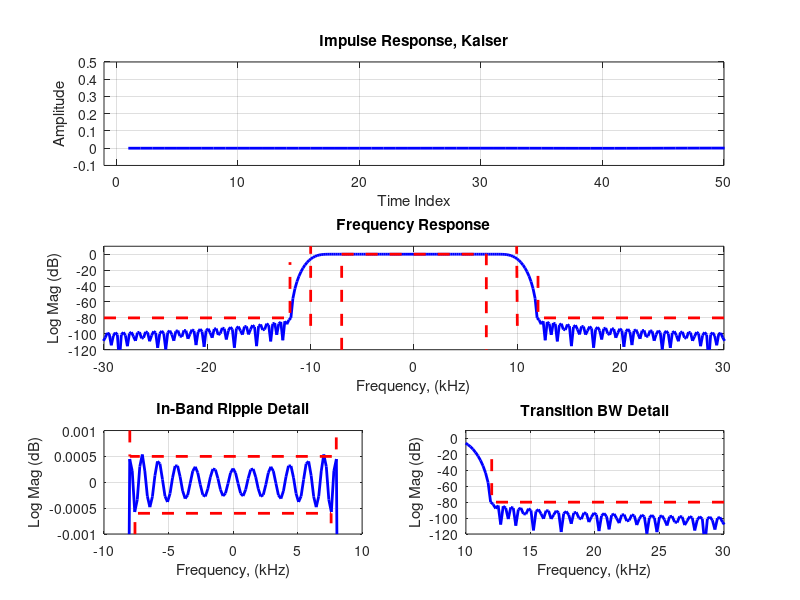

Source code (MATLAB):
fs = 200; 
f1 = 8; 
f2 = 12; 
A_dB = 80;

Beta = A_dB/10; %if A_dB < 40 dB have to reduce Beta
N=(fs/(f2-f1))*(A_dB/15); 
M = floor((fs/(f2-f1))*A_dB/15); %For windowed design, A_dB/22

if rem(M,2)==0 %we want N to be an odd integer 
    M=M+1;  
end

MM=(M-1)/2; %Compute end points of array interval, NN
phi=2*pi*(-MM:MM)*(f1+f2)/(2*fs); %compute phase argument of sinc filter
 
h=sin(phi)./phi; %unscaled sinc filter h
h(MM+1)=1; %correct failed 0/0 computation
h0=h.*kaiser(2*MM+1,Beta)'; %Apply window to obtain Stopband Ripple
h1=h0*(f2+f1)/fs; %Scale filter gain f0/fs

figure(201)
subplot(3,1,1)
plot(h1,'b','linewidth',2)
grid on
axis([-1 50 -0.1 0.5])
title('Impulse Response, Kaiser')
xlabel('Time Index')
ylabel('Amplitude')

fh=fftshift(20*log10(abs(fft(h1,1024))));

subplot(3,1,2)
plot([-0.5:1/1024:0.5-1/1024]*fs,fh,'b','linewidth',2)
hold on
plot([-7 -7 +7 +7],[-200 0 0 -200],'--r','linewidth',2) %box 
plot([10 10 -10],[-90 -90 30000],'--r','linewidth',2)
plot([-10 -10 -10],[-90 -90 30000],'--r','linewidth',2)
plot([-30 -12 -12],[-80 -80 -10],'--r','linewidth',2) %left L 
plot([+30 +12 +12],[-80 -80 -20],'--r','linewidth',2) %right L
hold off
grid on
axis([-30 +30 -120 10])
title('Frequency Response')
xlabel('Frequency, (kHz)')
ylabel('Log Mag (dB)')

subplot(3,2,5)
plot([-0.5:1/1024:0.5-1/1024]*fs,fh,'b','linewidth',2)
hold on
plot([-7.6 -7.6 7.6 7.6],[-0.1 -0.0006 -0.0006 -0.1],'--r','linewidth',2) %first box is the length, second is the position, [ | _ _ | ] 
plot([-8 -8 8 8],[+0.1 +0.0005 +0.0005 +0.1],'--r','linewidth',2)
hold off
grid on
axis([-10 +10 -0.0010 0.0010])
title('In-Band Ripple Detail')
xlabel('Frequency, (kHz)')
ylabel('Log Mag (dB)')

subplot(3,2,6)
plot([-0.5:1/1024:0.5-1/1024]*fs,fh,'b','linewidth',2)
hold on
plot([-7 -7 +7 +7],[-200 0 0 -200],'--r','linewidth',2) %box 
plot([+30 +12 +12],[-80 -80 -20],'--r','linewidth',2) %right L
hold off
grid on
axis([10 +30 -120 10])
title('Transition BW Detail')
xlabel('Frequency, (kHz)')
ylabel('Log Mag (dB)')
